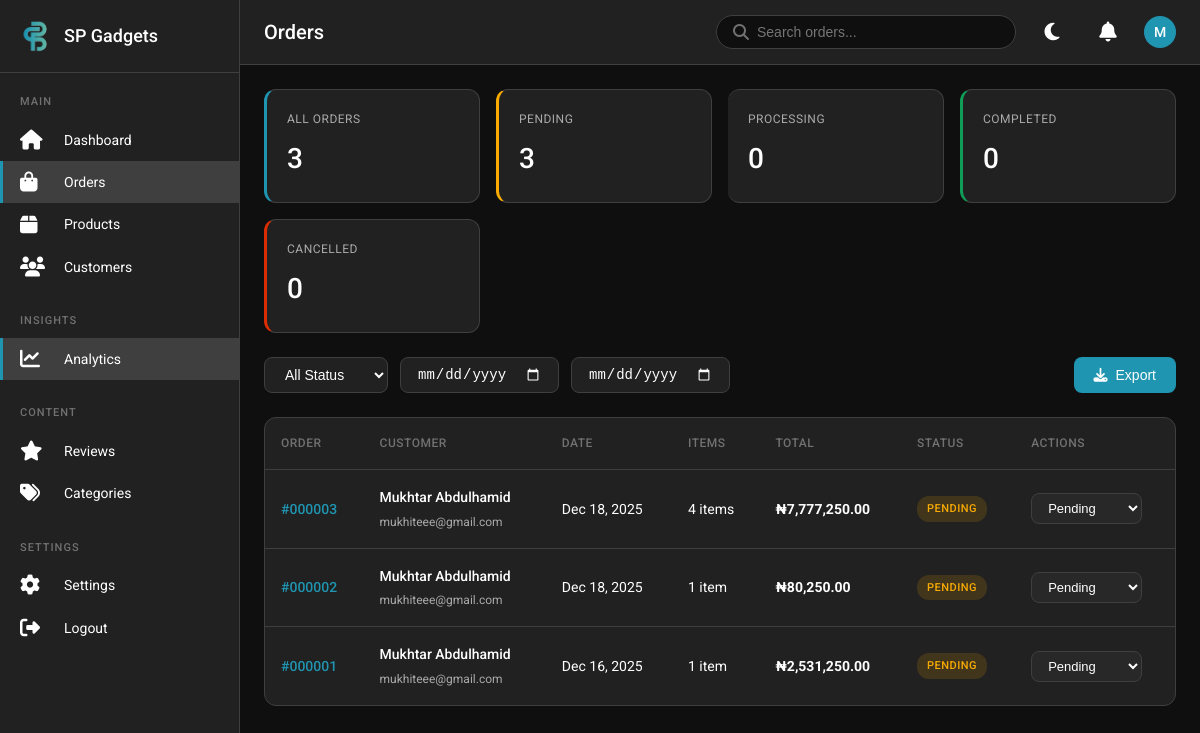
Screenshot of /admin/orders.php (signed in) with the database file from the repository.
### tables this page shows
CREATE TABLE `orders` (
  `id` int(11) NOT NULL,
  `order_number` varchar(20) NOT NULL,
  `customer_name` varchar(255) NOT NULL,
  `customer_email` varchar(255) NOT NULL,
  `customer_phone` varchar(50) NOT NULL,
  `shipping_address` text NOT NULL,
  `city` varchar(100) NOT NULL,
  `state` varchar(100) NOT NULL,
  `payment_method` varchar(50) NOT NULL,
  `subtotal` decimal(10,2) NOT NULL,
  `shipping_fee` decimal(10,2) DEFAULT 0.00,
  `tax` decimal(10,2) DEFAULT 0.00,
  `total_amount` decimal(10,2) NOT NULL,
  `order_status` enum('pending','processing','shipped','delivered','cancelled') DEFAULT 'pending',
  `payment_status` enum('pending','paid','failed') DEFAULT 'pending',
  `order_notes` text DEFAULT NULL,
  `created_at` timestamp NOT NULL DEFAULT current_timestamp(),
  `updated_at` timestamp NOT NULL DEFAULT current_timestamp() ON UPDATE current_timestamp()
);

### admin/orders.php (the view, shortened to what this page needs)
<?php
$page = isset($_GET['page']) ? (int)$_GET['page'] : 1;
$perPage = 20;
$offset = ($page - 1) * $perPage;
$search = isset($_GET['search']) ? trim($_GET['search']) : '';
$dateFrom = isset($_GET['date_from']) ? trim($_GET['date_from']) : '';
$dateTo = isset($_GET['date_to']) ? trim($_GET['date_to']) : '';
try {
    $pdo = connectDB();
    $sql = 'SELECT o.*, COUNT(oi.id) as item_count
            FROM orders o
            LEFT JOIN order_items oi ON o.id = oi.order_id
            WHERE 1=1';
    $params = [];
    $sql .= ' GROUP BY o.id';
    $sql .= ' ORDER BY o.created_at DESC LIMIT ? OFFSET ?';
    $params[] = $perPage;
    $params[] = $offset;
    $stmt = $pdo->prepare($sql);
    $stmt->execute($params);
    $orders = $stmt->fetchAll(PDO::FETCH_ASSOC);
    $statsStmt = $pdo->query('SELECT
        COUNT(*) as total,
        SUM(CASE WHEN order_status = "pending" THEN 1 ELSE 0 END) as pending,
        SUM(CASE WHEN order_status = "processing" THEN 1 ELSE 0 END) as processing,
        SUM(CASE WHEN order_status = "completed" THEN 1 ELSE 0 END) as completed,
        SUM(CASE WHEN order_status = "cancelled" THEN 1 ELSE 0 END) as cancelled
        FROM orders');
    $stats = $statsStmt->fetch(PDO::FETCH_ASSOC);
} catch (Exception $e) {
    error_log("Orders fetch error: " . $e->getMessage());
    $orders = [];
}
?>
<!DOCTYPE html>
<html lang="en">
<head>
    <link rel="stylesheet" href="https://cdnjs.cloudflare.com/ajax/libs/font-awesome/6.5.1/css/all.min.css">
</head>
<body>
    <div class="admin-container">
        <aside class="sidebar" id="sidebar">
            <div class="sidebar-header">
                <a href="index.php" class="sidebar-logo">
                    <img src="../assets/icon.png" alt="SP Gadgets">
                    <span class="sidebar-logo-text">SP Gadgets</span>
                </a>
            </div>
            <nav class="sidebar-nav">
                <div class="nav-section-title">Main</div>
                <a href="index.php" class="nav-item">
                    <i class="fas fa-home"></i>
                    <span>Dashboard</span>
                </a>
                <a href="orders.php" class="nav-item active">
                    <i class="fas fa-shopping-bag"></i>
                    <span>Orders</span>
                </a>
                <a href="products.php" class="nav-item">
                    <i class="fas fa-box"></i>
                    <span>Products</span>
                </a>
                <a href="customers.php" class="nav-item">
                    <i class="fas fa-users"></i>
                    <span>Customers</span>
                </a>
                <div class="nav-section-title">Insights</div>
                <a href="analytics.php" class="nav-item active">
                    <i class="fas fa-chart-line"></i>
                    <span>Analytics</span>
                </a>
                <div class="nav-section-title">Content</div>
                <a href="reviews.php" class="nav-item">
                    <i class="fas fa-star"></i>
                    <span>Reviews</span>
                </a>
                <a href="categories.php" class="nav-item">
                    <i class="fas fa-tags"></i>
                    <span>Categories</span>
                </a>
                <div class="nav-section-title">Settings</div>
                <a href="settings.php" class="nav-item">
                    <i class="fas fa-cog"></i>
                    <span>Settings</span>
                </a>
                <a href="logout.php" class="nav-item">
                    <i class="fas fa-sign-out-alt"></i>
                    <span>Logout</span>
                </a>
            </nav>
        </aside>
        <main class="main-content">
            <header class="top-bar">
                <div class="top-bar-left">
                    <h1 class="page-title">Orders</h1>
                </div>
                <div class="top-bar-right">
                    <form class="search-box" method="GET" action="">
                        <i class="fas fa-search"></i>
                        <input type="text" name="search" placeholder="Search orders..." value="<?php echo htmlspecialchars($search); ?>">
                    </form>
                    <button class="icon-btn theme-toggle-btn" onclick="toggleTheme()" title="Toggle Theme">
                        <i class="fas fa-moon" id="themeIcon"></i>
                    </button>
                    <button class="icon-btn">
                        <i class="fas fa-bell"></i>
                    </button>
                    <div class="user-avatar">
                        <?php echo strtoupper(substr($_SESSION['admin_username'] ?? 'A', 0, 1)); ?>
                    </div>
                </div>
            </header>
            <div class="content-area">
                <div class="stats-grid">
                    <a href="orders.php" class="stat-card all" style="text-decoration: none; color: inherit;">
                        <div class="stat-label">All Orders</div>
                        <div class="stat-value"><?php echo number_format($stats['total'] ?? 0); ?></div>
                    </a>
                    <a href="orders.php?status=pending" class="stat-card pending" style="text-decoration: none; color: inherit;">
                        <div class="stat-label">Pending</div>
                        <div class="stat-value"><?php echo number_format($stats['pending'] ?? 0); ?></div>
                    </a>
                    <a href="orders.php?status=processing" class="stat-card processing" style="text-decoration: none; color: inherit;">
                        <div class="stat-label">Processing</div>
                        <div class="stat-value"><?php echo number_format($stats['processing'] ?? 0); ?></div>
                    </a>
                    <a href="orders.php?status=completed" class="stat-card completed" style="text-decoration: none; color: inherit;">
                        <div class="stat-label">Completed</div>
                        <div class="stat-value"><?php echo number_format($stats['completed'] ?? 0); ?></div>
                    </a>
                    <a href="orders.php?status=cancelled" class="stat-card cancelled" style="text-decoration: none; color: inherit;">
                        <div class="stat-label">Cancelled</div>
                        <div class="stat-value"><?php echo number_format($stats['cancelled'] ?? 0); ?></div>
                    </a>
                </div>
                <div class="toolbar">
                    <div class="toolbar-left">
                        <form method="GET" style="display: contents;">
                            <select name="status" class="filter-select" onchange="this.form.submit()">
                                <option value="">All Status</option>
                            </select>
                            <input type="date" name="date_from" class="date-input" value="<?php echo htmlspecialchars($dateFrom); ?>" onchange="this.form.submit()" placeholder="From">
                            <input type="date" name="date_to" class="date-input" value="<?php echo htmlspecialchars($dateTo); ?>" onchange="this.form.submit()" placeholder="To">
                        </form>
                    </div>
                    <button class="btn btn-primary" onclick="window.print()">
                        <i class="fas fa-download"></i>
                        Export
                    </button>
                </div>
                <div class="card">
                    <div class="table-wrapper">
                        <table>
                            <thead>
                                <tr>
                                    <th>Order</th>
                                    <th>Customer</th>
                                    <th>Date</th>
                                    <th>Items</th>
                                    <th>Total</th>
                                    <th>Status</th>
                                    <th>Actions</th>
                                </tr>
                            </thead>
                            <tbody>
                                <?php if (empty($orders)): ?>
                                    <tr>
                                        <td colspan="7">
                                            <div class="empty-state">
                                                <i class="fas fa-inbox"></i>
                                                <h3>No orders found</h3>
                                                <p>Try adjusting your filters</p>
                                            </div>
                                        </td>
                                    </tr>
                                <?php else: ?>
                                    <?php foreach ($orders as $order): ?>
                                        <tr onclick="window.location.href='order-details.php?id=<?php echo $order['id']; ?>'">
                                            <td data-label="Order">
                                                <span class="order-number">#<?php echo str_pad($order['id'], 6, '0', STR_PAD_LEFT); ?></span>
                                            </td>
                                            <td data-label="Customer">
                                                <div class="customer-info">
                                                    <h4><?php echo htmlspecialchars($order['customer_name']); ?></h4>
                                                    <p><?php echo htmlspecialchars($order['customer_email']); ?></p>
                                                </div>
                                            </td>
                                            <td data-label="Date"><?php echo date('M d, Y', strtotime($order['created_at'])); ?></td>
                                            <td data-label="Items"><?php echo $order['item_count']; ?> item<?php echo $order['item_count'] != 1 ? 's' : ''; ?></td>
                                            <td data-label="Total"><strong>₦<?php echo number_format($order['total_amount'], 2); ?></strong></td>
                                            <td data-label="Status">
                                                <?php
                                                $statusClass = 'info';
                                                if ($order['order_status'] == 'pending') $statusClass = 'warning';
                                                ?>
                                                <span class="badge badge-<?php echo $statusClass; ?>">
                                                    <?php echo ucfirst($order['order_status']); ?>
                                                </span>
                                            </td>
                                            <td data-label="Actions" onclick="event.stopPropagation()">
                                                <form method="POST" style="display: inline;">
                                                    <select name="status" class="status-select" onchange="this.form.submit()">
                                                        <option value="pending" <?php echo $order['order_status'] == 'pending' ? 'selected' : ''; ?>>Pending</option>
                                                    </select>
                                                </form>
                                            </td>
                                        </tr>
                                    <?php endforeach; ?>
                                <?php endif; ?>
                            </tbody>
                        </table>
                    </div>
                </div>
            </div>
        </main>
    </div>
</body>
</html>

### rows the page displays
orders: id "000003", customer_name "Mukhtar Abdulhamid", customer_email "mukhiteee@gmail.com", created_at "Dec 18, 2025", item_count "4", total_amount "7,777,250.00", order_status "PENDING", status "Pending"
orders: id "000002", customer_name "Mukhtar Abdulhamid", customer_email "mukhiteee@gmail.com", created_at "Dec 18, 2025", item_count "1", total_amount "80,250.00", order_status "PENDING", status "Pending"
orders: id "000001", customer_name "Mukhtar Abdulhamid", customer_email "mukhiteee@gmail.com", created_at "Dec 16, 2025", item_count "1", total_amount "2,531,250.00", order_status "PENDING", status "Pending"

### other values shown
substr($_SESSION['admin_username'] ?? 'A', 0, 1) "M"
$stats['total'] "3"
$stats['pending'] "3"
$stats['processing'] "0"
$stats['completed'] "0"
$stats['cancelled'] "0"
